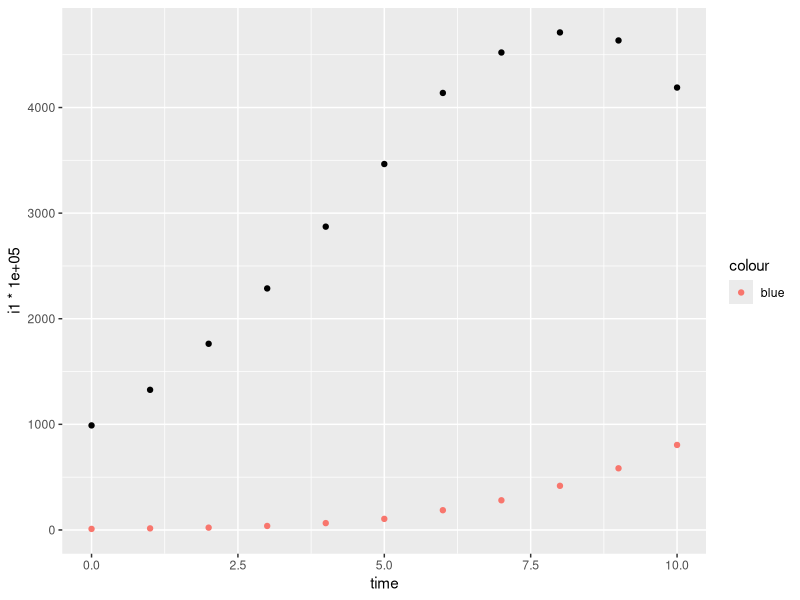
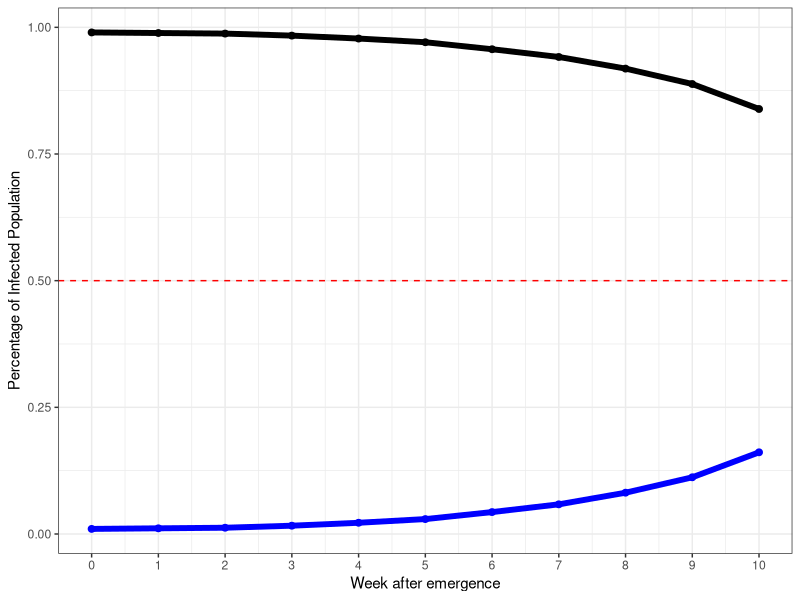
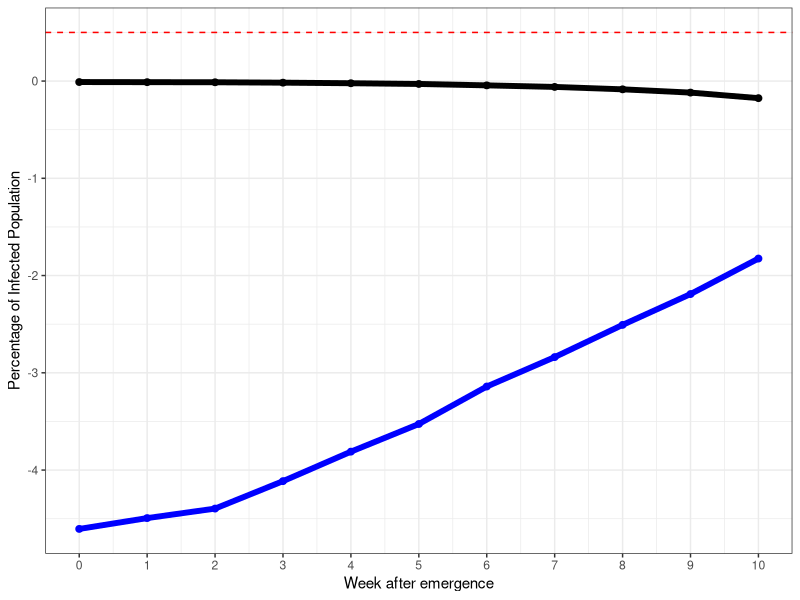

Source code (R) for these figures, in order: (Note: this script raises an error after producing the figures.)
# This is to try and fit Fudolig and Howard's multi-strain 
# SIR model to UK data with multiple strains.

## Simulating the SIR model

library(tidyverse)
library(ggforce)
library(car)
library(emmeans)
#create a function that updates the SIR model
# ini = initial proportions (s,i1,i2,v,r1,r2,d)
# x = list of variables 
#(beta, beta', gamma, gamma', mu,nu)
#where beta and beta' are transmission coefficients, 
# gamma and gamma' are recovery rates
#mu is the mortality rate
#nu is vaccination rate
#tolerance is 1e-9 for 0
mod_sir <- function(ini,
                    N=100000,
                    x,
                    timestart=0,
                    timeend=10, #in weeks
                    dt=1,
                    tol=1e-9){
  sim <- unname(ini)
  
  cases <- matrix(nrow=length(seq(timestart,timeend,by=dt)),
                  ncol=length(ini))
  colnames(cases) <- names(ini)
  cases[1,] <- sim
  
  #probability of transitions from susceptible compartment
  for(t in 2:nrow(cases)){
      p_SI <- (1-exp(-(x$beta*sim[2] + 
                       x$betap*sim[3] + x$nu)))*(x$beta*sim[2])/(x$beta*sim[2] + 
                                                         x$betap*sim[3] + x$nu)
      p_SIn <- (1-exp(-(x$beta*sim[2] + 
                          x$betap*sim[3] + x$nu)))*(x$betap*sim[3])/(x$beta*sim[2] + 
                                                            x$betap*sim[3] + x$nu)
      p_SV <-  (1-exp(-(x$beta*sim[2] + 
                          x$betap*sim[3] + x$nu)))*(x$nu)/(x$beta*sim[2] + x$betap*sim[3] + x$nu)
      
      #probability of transitions from first infected compartment
      p_IR <- (1- exp(-(x$gamma+x$mu)))*(x$gamma/(x$gamma+x$mu))
      p_ID <- (1-exp(-(x$gamma+x$mu)))*(x$mu/(x$gamma+x$mu))
      
      #probability of transition from vaccinated compartment
      p_VIn <- 1-exp(-x$betap*sim[3])
      
      #probability of transition from recovered compartment
      p_RIn <- 1-exp(-x$betap*sim[3])
      
      #probability of transitions from second infected compartment
      p_InRn <- (1- exp(-(x$gammap+x$mu)))*(x$gammap/(x$gammap+x$mu))
      p_InD <- (1-exp(-(x$gammap+x$mu)))*(x$mu/(x$gammap+x$mu))
      
      
      #number of transitions
      #susceptible
      
      S_probs <- c(p_SI, p_SIn, p_SV, 1-sum(p_SI, p_SIn, p_SV))
      n_S <- as.numeric(rmultinom(1,round(N*sim[1]),prob=S_probs))
      
      #first strain
      I_probs <- c(p_IR,p_ID, (1-sum(p_IR,p_ID)))
      n_I <- as.numeric(rmultinom(1,round(N*sim[2]),prob=I_probs))
      
      #new strain
      In_probs <- c(p_InRn, p_InD, 1-sum(p_InRn, p_InD))
      n_In <- as.numeric(rmultinom(1,round(N*sim[3]),prob=In_probs))
      
      #vaccinated
      n_V <- rbinom(1,round(N*sim[4]),prob=p_VIn)
      
      #first recovered
      
      n_R <- rbinom(1,round(N*sim[5]),prob = p_RIn)
      
      #update sim
      change <-(1/N) * c(-sum(n_S[1:3]),
                  n_S[1]-sum(n_I),
                  n_S[2]+n_V+n_R - sum(n_In),
                  n_S[3] - n_V,
                  n_I[1] - n_R,
                  n_In[1],
                  n_I[2]+n_In[2])
      
      sim <- (sim + change)
      sim <- sim*(sim > tol)
      cases[t,] <- sim
  }
  cases  |> 
    as.data.frame() |> 
    mutate(time=seq(timestart,timeend,by=1)) |> 
    mutate(infected = i1+i2+0.000001,infprop1=i1/infected,infprop2=i2/infected) -> cases 
  
  return(cases)
}


#TESTING ONE RUN=================
#initial recovered is 1%
initial_recovered <- 0.01
#initial infected based on data
initial_infected <- 0.01
#vaccination rate
vaxrate <- 0
#assume 1% of infected is from emergent strain
ini <- c(s=1-vaxrate-initial_infected-initial_recovered,i1=0.99*initial_infected,i2=0.01*initial_infected,v=vaxrate,r1=initial_recovered,r2=0,d=0)
x <- list(beta=1.4, betap=1.25*1.4, gamma=0.7, gammap=0.7,mu=0.0002, nu=0.0005) #with death and vaccination
# x <- list(beta=2, betap=4.5, gamma=0.7, gammap=0.7,mu=0.000, nu=0.0) #without death and vaccination


test_run <- tryCatch({mod_sir(ini=ini,
                              x=x,
                              timestart=0,
                              timeend = 10)},
                     error=function(e){
                       return(-1)
                     },
                     warning=function(w){
                       return(-1)
                     }
                     
)

test_run |>   ggplot(aes(x=time, y=i1*100000)) + geom_point() + geom_point(aes(x=time,y=i2*100000,color="blue"))

test_run |> mutate(infected = i1+i2+0.000001,infprop1=i1/infected,infprop2=i2/infected) |>
  ggplot(aes(x=time)) + #x axis
  geom_point(aes(y=infprop1),size=2) + geom_line(aes(y=infprop1),size=2) + #original
  geom_point(aes(y=infprop2),color="blue", size=2) + geom_line(aes(y=infprop2),color="blue",size=2) +
  geom_hline(yintercept=0.5,linetype="dashed", color="red") + 
  theme_bw() + ylab("Percentage of Infected Population") + xlab("Week after emergence") + scale_x_continuous(breaks=0:15)

test_run |> mutate(infected = i1+i2+0.000001,infprop1=log(i1/infected),infprop2=log(i2/infected)) |>
  ggplot(aes(x=time)) + #x axis
  geom_point(aes(y=infprop1),size=2) + geom_line(aes(y=infprop1),size=2) + #original
  geom_point(aes(y=infprop2),color="blue", size=2) + geom_line(aes(y=infprop2),color="blue",size=2) +
  geom_hline(yintercept=0.5,linetype="dashed", color="red") + 
  theme_bw() + ylab("Percentage of Infected Population") + xlab("Week after emergence") + scale_x_continuous(breaks=0:15)

mod1 <- lm(log(infprop2)~time,data=test_run)

coef(mod1)
(log(0.5)- coef(mod1)[1])/coef(mod1)[2]
##LOGISTIC MODELING

# test_run |> mutate(infected = i1+i2+0.000001,infprop1=i1/infected,infprop2=i2/infected) -> test_run

#nonlinear least squares



coef(lm(logit(infprop2)~time,data=test_run)) |> unname()-> gg


logisticmodel <- nls(infprop2~phi1/(1+exp(-(phi2+phi3*time))),
                     start=list(phi1=1,phi2=gg[1], phi3=gg[2]), data=test_run,trace=T)

summary(logisticmodel)

#use coefficients of the logistic model to predict values
#checking if the curve does follow the emergent curve
test_run |> mutate(prediction=predict(logisticmodel,data=test_run)) |> 
  ggplot(aes(x=time)) + #x axis
  geom_point(aes(y=infprop1),size=2) + geom_line(aes(y=infprop1),size=2) + #original
  geom_point(aes(y=infprop2),color="blue", size=2) + geom_line(aes(y=infprop2),color="blue",size=2) +
  geom_line(aes(y=prediction),color="red",size=3)+
  geom_hline(yintercept=0.5,linetype="dashed", color="red") + 
  theme_bw() + ylab("Percentage of Infected Population") + xlab("Week after emergence") + scale_x_continuous(breaks=0:15)


#we use algebra to get the time to 50%.
#t = (-1/phi3) * (phi2 + ln(2*phi1-1))

phi1 <- coef(logisticmodel)[1] |> unname()
phi2 <- coef(logisticmodel)[2] |> unname()
phi3 <- coef(logisticmodel)[3] |> unname()
tdominance <- (-1/phi3) * (phi2 + log(2*phi1-1))

tdominance

#======FUNCTION==============

tdom <- function(ini, x, timestart=0, timeend=10){
  trun <- tryCatch({mod_sir(ini=ini,
                  x=x,
                  timestart=timestart,
                  timeend = timeend)},
                  error=function(e){
                    return(-1)
                  },
                  warning=function(w){
                    return(-1)
                  }
                  
  )
  
  if(tail(trun$infprop2,1) <=0.5 | max(trun$infprop2) <=0.5){
    tdominance <- 100 #never dominates
  }
  else{
    #initialize the logistic model using logit transformed model estimates
    coef(lm(logit(infprop2)~time,data=trun)) |> unname()->tcoeffs
    
    phi_2 <- tcoeffs[1]
    phi_3<- tcoeffs[2]
    
    # logisticmodel <- nls(infprop2~phi1/(1+exp(-(phi2+phi3*time))),
    #                      start=list(phi1=1,phi2=phi_2, phi3=phi_3), 
    #                      data=trun,
    #                      trace=F,
    #                      control=list(maxiter=500))
    # 
    # phi1 <- coef(logisticmodel)[1] |> unname()
    # phi2 <- coef(logisticmodel)[2] |> unname()
    # phi3 <- coef(logisticmodel)[3] |> unname()
    # tdominance <- (-1/phi3) * (phi2 + log(2*phi1-1))
    logisticmodel <- tryCatch({nls(infprop2~SSlogis(time,Asym=1,xmid,scal),
                         data=trun,
                         control=list(maxiter=500))},
                         error=function(e){
                           # print(paste("infected probability is ",max(trun$infprop2),", ",tail(trun$infprop2,1)))
                           #rerun with an experimental growth curve
                           rerun <- lm(log(infprop2)~time,
                                        data=trun)
                           
                           return((log(0.5)- coef(rerun)[1])/coef(rerun)[2])
                         },
                         warning=function(w){
                           rerun <- lm(log(infprop2)~time,
                                       data=trun)
                           
                           return((log(0.5)- coef(rerun)[1])/coef(rerun)[2])                         }
                         
                      )
    tdominance <- ifelse(is.numeric(logisticmodel),logisticmodel,coef(logisticmodel)[2])
  }  
  tdominance
}


#testing function
#initial recovered is 1%
initial_recovered <- 0.01
#initial infected based on data
initial_infected <- 0.01
#vaccination rate
vaxrate <- 0.
#assume 1% of infected is from emergent strain
ini <- c(s=1-vaxrate-initial_infected-initial_recovered,i1=0.99*initial_infected,i2=0.01*initial_infected,v=vaxrate,r1=initial_recovered,r2=0,d=0)
x <- list(beta=1.4, betap=1.25*1.75, gamma=0.7, gammap=0.7,mu=0.000, nu=0.000) #with death and vaccination


tdom(ini=ini,x=x,timeend=12)-> tdominance

#=====EXPERIMENT============

#ORIGINAL STRAIN COULD BE gamma =0.7, gammap = 0.7
gamma <- 0.7
gammap <- 0.7
betaset <- c(1.4,1.75,2.1)
betapset <- c(1.25,1.5,1.75,2) #multiple of betaset
initial_recovered <- 0.01 #approximation
initial_infected <- 0.01 #loosely based on data
vaxxrateset <- c(0,0.3)

nsims <-100

sim_array <- expand.grid(1:nsims,
                         betaset,
                         betapset,
                         gamma,
                         gammap,
                         vaxxrateset,
                         initial_recovered,
                         initial_infected) |> as.data.frame()
names(sim_array) <- c("SimNumber",
                      "beta",
                      "betap",
                      "gamma",
                      "gammap",
                      "vaxrate",
                      "ini_recovered",
                      "ini_infected")

#experiment function
exp_trun <- function(x1,timestart=0,timeend=12){
  x1 |> unname() |> as.numeric()->x1
  #initial recovered is 1%
  initial_recovered <- x1[7]
  #initial infected based on population
  initial_infected <- x1[8]
  #vaccination rate
  vaxrate <- x1[6]
  
  x <-list(beta=x1[2], 
           betap=x1[3]*x1[2],
           gamma=x1[4], 
           gammap=x1[5],
           mu=0.000, 
           nu=0.000) #no birth and vaccination

  ini <- c(s=1-vaxrate-initial_infected-initial_recovered,
           i1=0.99*initial_infected,
           i2=0.01*initial_infected,
           v=vaxrate,
           r1=initial_recovered,
           r2=0,
           d=0)
  tdom(ini=ini,x=x,timestart=timestart,timeend=timeend)-> tdominance
  tdominance
}



rm(expresults)
sim_array |> rowwise() |> 
  mutate(tdom = exp_trun(c(SimNumber,beta,betap,gamma,gammap,vaxrate,
                           ini_recovered,ini_infected))) |>  ungroup()-> expresults

expresults |> 
  mutate_at(vars(beta,betap,gamma,gammap,vaxrate,
                 ini_recovered,ini_infected),factor) ->expresults

expresults |>  group_by(beta,betap,gamma,gammap,vaxrate,
                               ini_recovered,ini_infected) |>
  mutate(nondom=ifelse(tdom==100,1,0)) |> 
  summarise(mean=mean(tdom),sd=sd(tdom),max=max(tdom),min=min(tdom),
            prop_nondom=sum(nondom)/n()) ->sumstats

mod1 <- lm(tdom~beta*betap,data=expresults,contrasts = list(beta=contr.SAS,betap=contr.SAS))
summary(mod1)
summary(aov(mod1))

emmeans(mod1,pairwise~beta|betap,adjust="tukey")
emmeans::pairs
